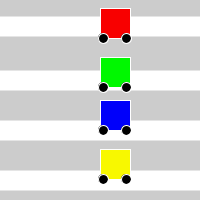
Frame 1 (no input)
Frame 60 (the mouse pressed at the canvas centre just before this capture): identical to frame 1, image omitted
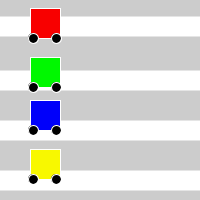
Frame 120 (the mouse held since frame 60 and released just before this capture)

The Processing sketch that drew these frames (run headless with seeded random() and noise(); from frame 60 on, the mouse is pressed at the canvas centre):

// Processing sketch: Arduino_race
// ── Arduino_race.pde
int posX;
int velX;

void setup(){
  
  size(200,200);
  erase();
  posX = width/2;
}

void draw(){
  erase();
  
  velX = mouseX/10;
  fill(0);
  stroke(#ffffff);
  //ellipse(posX, 25,30,30);
  //ellipse(posX,80,30,30);
  //ellipse(posX,130,30,30);
  //ellipse(posX,180,30,30);
  
  drawVehicle(posX,8,248,0,0);
  drawVehicle(posX,57,0,248,0);
  drawVehicle(posX,width/2,0,0,250);
  drawVehicle(posX,149,248,248,0);
  
  if(posX > width){
    posX = 0;
  }
  else{
    posX = posX + velX;
  }
  
}

void erase(){
  
  background(#cccccc);
  strokeWeight(20);
  
  stroke(#ffffff);
  line(0,26,200,26);
  
  stroke(#ffffff);
  line(0,80,200,80);
  
  stroke(#ffffff);
  line(0,130,200,130);
  
  stroke(#ffffff);
  line(0,180,200,180);
}

void drawVehicle(int x, int y, int r, int g, int b){
  
  fill(r,g,b);
  strokeWeight(1);
  rect(x,y,30,30);
  fill(0);
  ellipse(x+3,y+30,10,10);
  ellipse(x+26,y+30,10,10);
}
